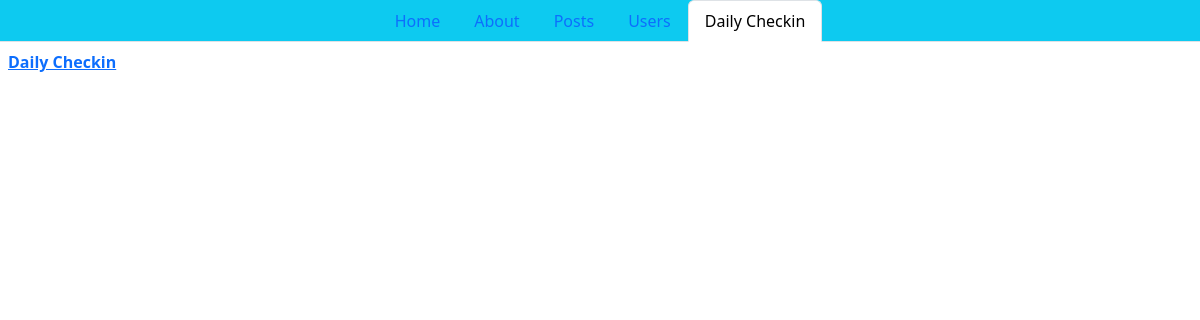
Page /dailycheckin/list/ on the earlier database version.
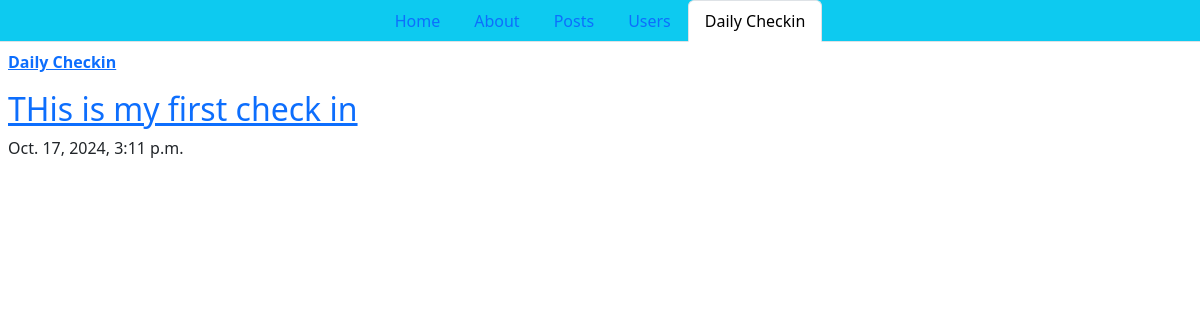
Same page on the later database version.
### dailycheckin/models.py (models this page shows, shortened)
class CheckIn(models.Model):
    title = models.CharField(max_length=255)
    datetime = models.DateTimeField(auto_now_add=False)
    journal = models.CharField(max_length=2000)
    teeth = models.PositiveIntegerField(default=2, validators=[MinValueValidator(1), MaxValueValidator(2)])
    sleep = models.PositiveIntegerField()
    skincare = models.PositiveIntegerField()
    gym_hours = models.PositiveIntegerField()
    coding_hours = models.PositiveIntegerField()
    pages_read = models.PositiveIntegerField()

### dailycheckin/views.py (the view)
# urls.py: path('list/', views.checkin_list, name="checkin_list"),
def checkin_list(request):
    checkins = CheckIn.objects.all().order_by('-datetime')
    return render(request, 'dailycheckin/checkin_list.html', {'checkins': checkins})

### dailycheckin/templates/dailycheckin/checkin_list.html (shortened to what this page needs)
{% extends "layout.html" %}
{% block content %}
<section class="p-2">
    <a  href="{% url 'dailycheckin:checkin' %}">
        <strong>Daily Checkin</strong>
    </a>
</section>
<section class="p-2">
    {% for checkin in checkins %}
        <article class="post">
            <h2>
                <a href="{% url 'dailycheckin:checkin_detail' date_slug=checkin.datetime|date:"Y-m-d" %}">
                    {{ checkin.title }}
                </a>
            </h2>
            <p>{{ checkin.datetime }}</p>
        </article>
    {% endfor %}
</section>
{% endblock content %}

Differences in the rows shown:
added CheckIn: title "THis is my first check in", datetime "Oct. 17, 2024, 3:11 p.m."
